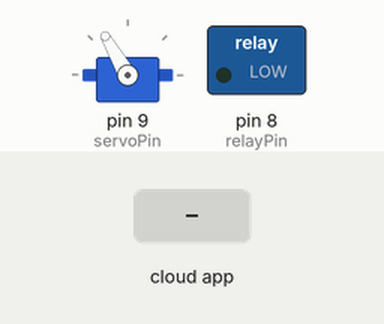
This sketch was run on a simulated Arduino Uno, built with avr-gcc and run on an emulated ATmega328P. On the bench: servo, switched loads named in the sketch (green lamp = pin HIGH). Inputs (shaded band) come from the test bench. The ROS host is connected and sends only what is stated.

Above: at 1.2 s.
1.3 s: the phone or cloud app sets servo to 0
At 1.8 s:
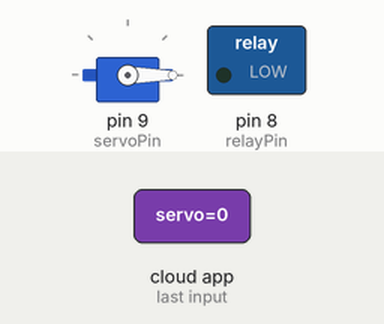
3.8 s: the phone or cloud app sets relay to 45
At 4.9 s:
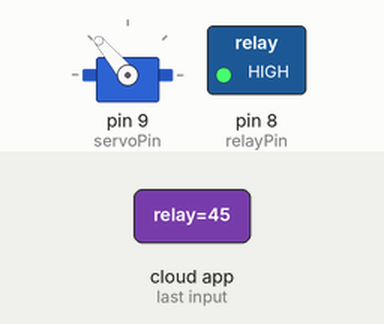
5.3 s: the phone or cloud app sets servo to 45
At 6.1 s:
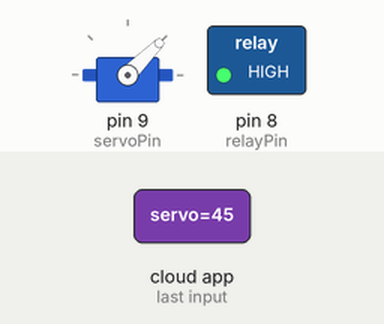
7.8 s: the phone or cloud app sets servo to 90
At 8.6 s:
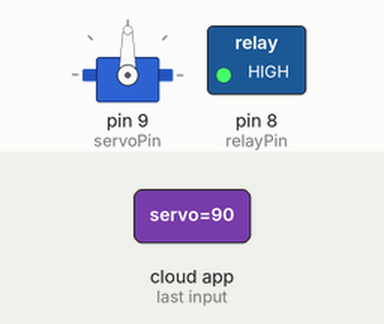
10.3 s: the phone or cloud app sets servo to 180
At 11.1 s:
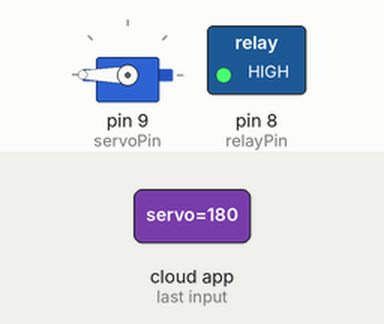
12.8 s: the phone or cloud app sets servo to 0
At 13.6 s:
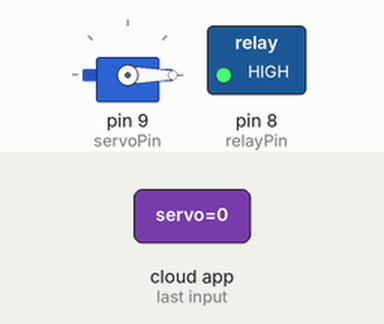
Timing chart, 0 to 15.8 s (numbered marks = the images above; inputs shaded):
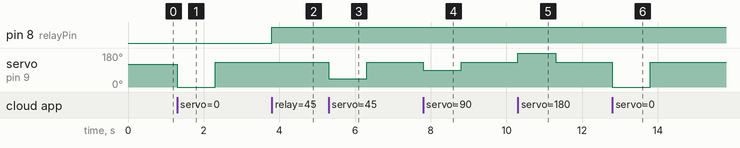

Measured:
- after the input at 1.3 s, servo on pin 9 (servoPin): 120° → 0° at once, → 130° 1.0 s later
- after the input at 3.8 s, pin 8 (relayPin): LOW → HIGH at once
- after the input at 5.3 s, servo on pin 9 (servoPin): 130° → 45° at once, → 130° 1.0 s later
- after the input at 7.8 s, servo on pin 9 (servoPin): 130° → 90° at once, → 130° 1.0 s later
- after the input at 10.3 s, servo on pin 9 (servoPin): 130° → 180° at once, → 130° 1.0 s later
- after the input at 12.8 s, servo on pin 9 (servoPin): 130° → 0° at once, → 130° 1.0 s later

The sketch:

CannonController.ino
```cpp
#if (ARDUINO >= 100)
 #include <Arduino.h>
#else
 #include <WProgram.h>
#endif

#include <Servo.h>
#include <ros.h>
#include <std_msgs/UInt16.h>

// ROS
ros::NodeHandle nh;

// Servo motor
Servo servo;
int servoPin = 9;

// Relay
int relayPin = 8;

// Callbacks
void servo_cb(const std_msgs::UInt16& cmd_msg){
  // range: 0~180 degree
  servo.write(cmd_msg.data);
  delay(1000);
  servo.write(130);

}

void relay_cb(const std_msgs::UInt16& cmd_msg){
  // range: 0 or 1
  int state = cmd_msg.data;
  if(state == 0){
    digitalWrite(relayPin, LOW);
  }else{
    digitalWrite(relayPin, HIGH);
  }
}

// Subscribers
ros::Subscriber<std_msgs::UInt16> servo_sub("servo", servo_cb);
ros::Subscriber<std_msgs::UInt16> accel_sub("relay", relay_cb);

void setup(){
  // ROS
  nh.initNode();
  nh.subscribe(servo_sub);
  nh.subscribe(accel_sub);

  // servo
  servo.attach(servoPin);
  servo.write(120); //initial angle

  // relay
  pinMode(relayPin, OUTPUT);

}

void loop(){
  nh.spinOnce();
  delay(1);
}
```
